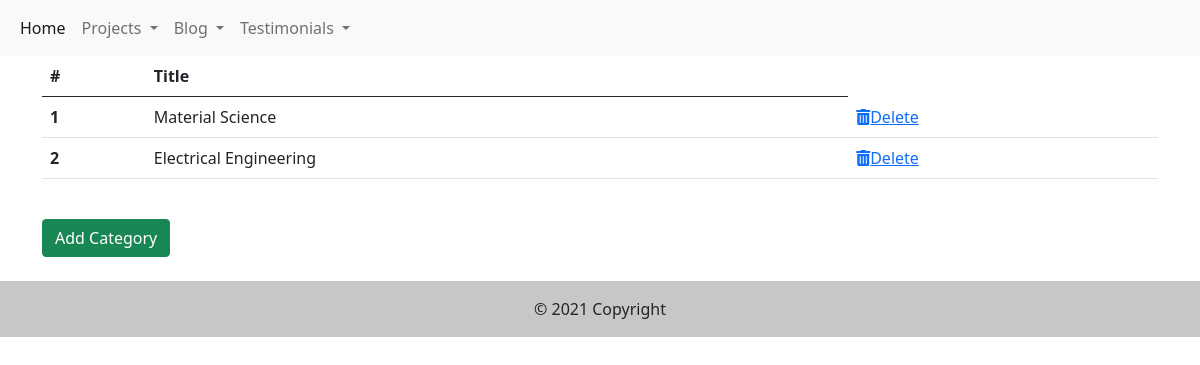
Page /admin/blog-cat-list on the committed database.
### app.py (models this page shows, shortened)
class BlogCategory(db.Model):
    __tablename__ = 'blogcategory'
    id = db.Column(db.Integer, primary_key=True)
    title = db.Column(db.String(50), nullable=False)
    category = db.relationship(Blog, backref='blogcategories', lazy=True, cascade='all,delete')

### app.py (the view)
@app.route('/admin/blog-cat-list')
def blog_cat_list():
    blog_category = BlogCategory.query.all()
    return render_template('admin/blog-cat-list.html', blog_category=blog_category)

### templates/admin/blog-cat-list.html (shortened to what this page needs)
{% extends 'admin/base.html' %}
{% block content %}
<div class="container">
    <div class="row ">
        <div class="col">
            <table class="table">
                <thead>
                    <tr>
                        <th scope="col">#</th>
                        <th scope="col">Title</th>
                    </tr>
                </thead>
                <tbody>
                    {% for category in blog_category %}
                    <tr>
                        <th scope="row">{{category.id}}</th>
                        <td>{{category.title}}</td>
                        <td><a href="{{url_for('blog_cat_delete', id=category.id)}}" onclick="return confirm('Are You Sure To Delete ?')"><i class="fas fa-trash-alt"></i>Delete</a></td>
                    </tr>
                    {% endfor %}
                </tbody>
            </table>
            <br>
            <a href="{{url_for('blog_cat_add')}}" class="btn btn-success ml-5">Add Category</a>
            <br><br>
        </div>
    </div>
</div>
{% endblock %}

### rows in the picture
BlogCategory: id "1", title "Material Science"
BlogCategory: id "2", title "Electrical Engineering"
